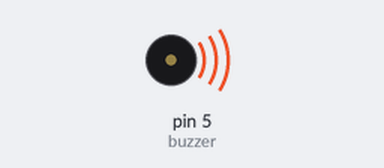
Simulated run of this sketch. Board: Arduino Uno, built with avr-gcc and run on an emulated ATmega328P. On the bench: buzzer (waves = sounding).

Above: at 0.1 s.
At 72.2 s:
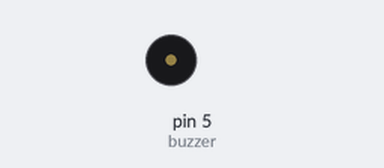
Timing chart, 0 to 73.7 s (numbered marks = the images above):
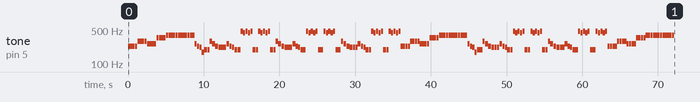

The sketch:

Coffin_dance_music.ino
```cpp
#define NOTE_C3  131
#define NOTE_CS3 138
#define NOTE_D3  147
#define NOTE_DS3 155
#define NOTE_E3  165
#define NOTE_F3  175
#define NOTE_FS3 185
#define NOTE_G3  196
#define NOTE_GS3 208
#define NOTE_A3  220
#define NOTE_AS3 233
#define NOTE_B3  247
#define NOTE_C4  262
#define NOTE_CS4 277
#define NOTE_D4  294
#define NOTE_DS4 311
#define NOTE_E4  330
#define NOTE_F4  349
#define NOTE_FS4 370
#define NOTE_G4  392
#define NOTE_GS4 415
#define NOTE_A4  440
#define NOTE_AS4 466
#define NOTE_B4  496
#define NOTE_C5  526
#define NOTE_CS5 554
#define NOTE_D5  587
#define NOTE_DS5 622
#define NOTE_E5  659
#define NOTE_F5  698
#define NOTE_FS5 740
#define NOTE_G5  784
#define NOTE_GS5 831
#define NOTE_A5  880
#define NOTE_AS5 932
#define NOTE_B5  988
#define REST      0


// change this to make the song slower or faster
int tempo = 95;

// change this to whichever pin you want to use
int buzzer = 5;

// notes of the moledy followed by the duration.
// a 4 means a quarter note, 8 an eighteenth , 16 sixteenth, so on
// !!negative numbers are used to represent dotted notes,
// so -4 means a dotted quarter note, that is, a quarter plus an eighteenth!!
int melody[] = {

  NOTE_AS3,8, NOTE_AS3,8, NOTE_AS3,8, NOTE_AS3,8,
  NOTE_D4,8, NOTE_D4,8, NOTE_D4,8, NOTE_D4,8,
  NOTE_C4,8, NOTE_C4,8, NOTE_C4,8, NOTE_C4,8,
  NOTE_F4,8, NOTE_F4,8, NOTE_F4,8, NOTE_F4,8,
  NOTE_G4,8, NOTE_G4,8, NOTE_G4,8, NOTE_G4,8, NOTE_G4,8, NOTE_G4,8, NOTE_G4,8, NOTE_G4,8, NOTE_G4,8, NOTE_G4,8, NOTE_G4,8, NOTE_G4,8,

  NOTE_C4,8, NOTE_AS3,8, NOTE_A3,8, NOTE_F3,8, NOTE_G3,6,
  NOTE_G3,8, NOTE_D4,8, NOTE_C4,6,
  NOTE_AS3,6, NOTE_A3,6, NOTE_A3,8, NOTE_A3,8, NOTE_C4,6,
  NOTE_AS3,8, NOTE_A3,8, NOTE_G3,6,
  NOTE_G3,6, NOTE_AS4,8, NOTE_A4,8, NOTE_AS4,8, NOTE_A4,8, NOTE_AS4,8, NOTE_G3,6,

  NOTE_G3,8, NOTE_AS4,8, NOTE_A4,8, NOTE_AS4,8, NOTE_A4,8, NOTE_AS4,8, NOTE_G3,6,
  NOTE_G3,8, NOTE_D4,8, NOTE_C4,6,
  NOTE_AS3,6, NOTE_A3,6, NOTE_A3,8, NOTE_A3,8, NOTE_C4,6,
  NOTE_AS3,8, NOTE_A3,8, NOTE_G3,6,
  NOTE_G3,8, NOTE_AS4,8, NOTE_A4,8, NOTE_AS4,8, NOTE_A4,8, NOTE_AS4,8, NOTE_G3,6,

  NOTE_G3,8, NOTE_AS4,8, NOTE_A4,8, NOTE_AS4,8, NOTE_A4,8, NOTE_AS4,8, NOTE_G3,6,
  NOTE_G3,8, NOTE_D4,8, NOTE_C4,6,
  NOTE_AS3,6, NOTE_A3,6, NOTE_A3,8, NOTE_A3,8, NOTE_C4,6,
  NOTE_AS3,8, NOTE_A3,8, NOTE_G3,6,
  NOTE_G3,8, NOTE_AS4,8, NOTE_A4,8, NOTE_AS4,8, NOTE_A4,8, NOTE_AS4,8, NOTE_G3,6,

  NOTE_G3,8, NOTE_AS4,8, NOTE_A4,8, NOTE_AS4,8, NOTE_A4,8, NOTE_AS4,8,
  NOTE_AS3,8, NOTE_AS3,8, NOTE_AS3,8, NOTE_AS3,8,
  NOTE_D4,8, NOTE_D4,8, NOTE_D4,8, NOTE_D4,8,
  NOTE_C4,8, NOTE_C4,8, NOTE_C4,8, NOTE_C4,8,
  NOTE_F4,8, NOTE_F4,8, NOTE_F4,8, NOTE_F4,8,
  NOTE_G4,8, NOTE_G4,8, NOTE_G4,8, NOTE_G4,8, NOTE_G4,8, NOTE_G4,8, NOTE_G4,8, NOTE_G4,8, NOTE_G4,8, NOTE_G4,8, NOTE_G4,8, NOTE_G4,8,

  NOTE_C4,8, NOTE_AS3,8, NOTE_A3,8, NOTE_F3,8, NOTE_G3,6,
  NOTE_G3,8, NOTE_D4,8, NOTE_C4,6,
  NOTE_AS3,6, NOTE_A3,6, NOTE_A3,8, NOTE_A3,8, NOTE_C4,6,
  NOTE_AS3,8, NOTE_A3,8, NOTE_G3,6,
  NOTE_G3,8, NOTE_AS4,8, NOTE_A4,8, NOTE_AS4,8, NOTE_A4,8, NOTE_AS4,8, NOTE_G3,6,

  NOTE_G3,8, NOTE_AS4,8, NOTE_A4,8, NOTE_AS4,8, NOTE_A4,8, NOTE_AS4,8, NOTE_G3,6,
  NOTE_G3,8, NOTE_D4,8, NOTE_C4,6,
  NOTE_AS3,6, NOTE_A3,6, NOTE_A3,8, NOTE_A3,8, NOTE_C4,6,
  NOTE_AS3,8, NOTE_A3,8, NOTE_G3,6,
  NOTE_G3,8, NOTE_AS4,8, NOTE_A4,8, NOTE_AS4,8, NOTE_A4,8, NOTE_AS4,8, NOTE_G3,6,

  NOTE_G3,8, NOTE_AS4,8, NOTE_A4,8, NOTE_AS4,8, NOTE_A4,8, NOTE_AS4,8,
  NOTE_AS3,8, NOTE_AS3,8, NOTE_AS3,8, NOTE_AS3,8,
  NOTE_D4,8, NOTE_D4,8, NOTE_D4,8, NOTE_D4,8,
  NOTE_C4,8, NOTE_C4,8, NOTE_C4,8, NOTE_C4,8,
  NOTE_F4,8, NOTE_F4,8, NOTE_F4,8, NOTE_F4,8,
  NOTE_G4,8, NOTE_G4,8, NOTE_G4,8, NOTE_G4,8, NOTE_G4,8, NOTE_G4,8, NOTE_G4,8, NOTE_G4,8, NOTE_G4,8, NOTE_G4,8, NOTE_G4,8, NOTE_G4,8,
};

int notes = sizeof(melody) / sizeof(melody[0]) / 2;
int wholenote = (60000 * 4) / tempo;
int divider = 0, noteDuration = 0;

void setup() {
  Serial.println(9600);
  // iterate over the notes of the melody.
  // Remember, the array is twice the number of notes (notes + durations)
  for (int thisNote = 0; thisNote < notes * 2; thisNote = thisNote + 2) {
    divider = melody[thisNote + 1];
    if (divider > 0)
    {noteDuration = (wholenote) / divider;}
      else if (divider < 0)
      {noteDuration = (wholenote) / abs(divider);
      noteDuration *= 1.5;}
    tone(buzzer, melody[thisNote], noteDuration * 0.9);
    delay(noteDuration);
    noTone(buzzer);
  }
}

void loop() {

  // no need to repeat the melody.
}
```
